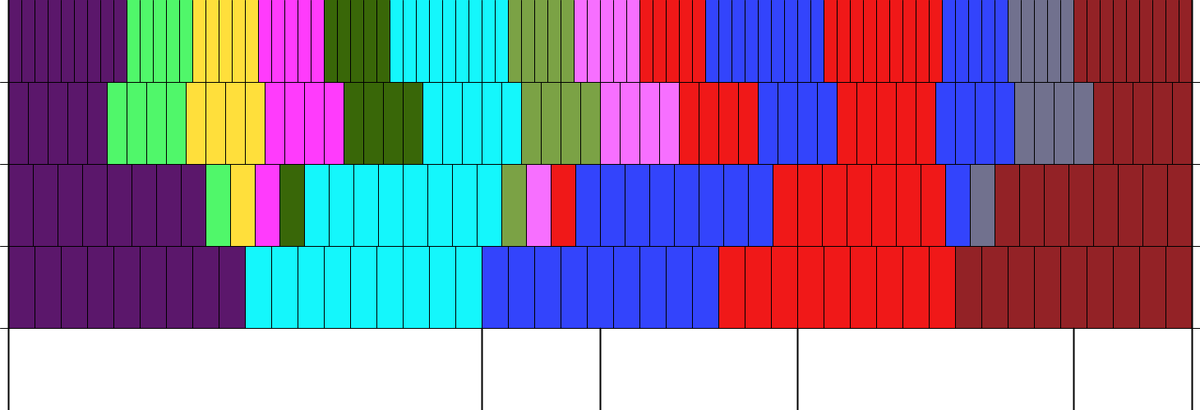
Frame 1 (no input)
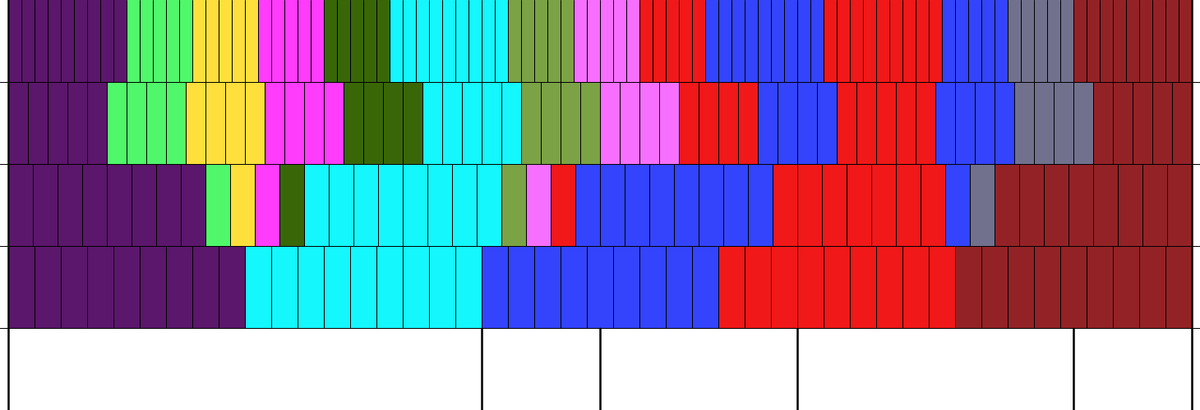
Frame 2 (the mouse pressed at the canvas centre, redrawn once)

The Processing sketch that drew these frames (run headless with seeded random() and noise(); the mouse was pressed at the canvas centre and the sketch redrawn once):

// Processing sketch: timing
// ── timing.pde
int zero = 10;
int duration = 1440;
int last = zero + duration;

color[] colors = {#932226,#71718E,#3344FC,#F01818,#F76FFF,#7BA245,#14F7FC,#396708,#FF3BFC,#FFDF3B,#50F76A,#5B176B};

void setup() {
  size(1460, 500);
  background(255);
}

int[] colorOrder = {11,10,9,8,7,6,5,4,3,2,3,2,1,0};
int[] voiceOne = {9,5,5,5,5,9,5,5,5,9,9,5,5,9};
int[] voiceTwo = {5,4,4,4,4,5,4,4,4,4,5,4,4,5};
int[] voiceThree = {8,1,1,1,1,8,1,1,1,8,7,1,1,8};
int[] voiceFour = {9,0,0,0,0,9,0,0,0,9,9,0,0,9};
void draw() {
  noLoop();

  strokeWeight(1);

  int start = zero;
  for (int i = 0; i < 14; i++) {
    fill(colors[colorOrder[i]]);
    noStroke();
    int w = voiceOne[i]*(duration/90);
    rect(start, 0, w, 100);
    start += w;  
  }
  start = zero;
  for (int i = 0; i < 14; i++) {
    fill(colors[colorOrder[i]]);
    noStroke();
    rect(start, 100, voiceTwo[i]*(duration/60), 100);
    start += voiceTwo[i]*(duration/60); 
  }
  start = zero;
  for (int i = 0; i < 14; i++) {
    fill(colors[colorOrder[i]]);
    noStroke();
    rect(start, 200, voiceThree[i]*(duration/48), 100);
    start += voiceThree[i]*(duration/48); 
  }
  start = zero;
  for (int i = 0; i < 14; i++) {
    fill(colors[colorOrder[i]]);
    noStroke();
    rect(start, 300, voiceFour[i]*(duration/45), 100);
    start += voiceFour[i]*(duration/45); 
  }
  
  stroke(0);
  strokeWeight(1);
  line(0, 100, width, 100);

  line(0, 200, width, 200);
  line(0, 300, width, 300);
  line(0, 400, width, 400);

  for(int i = zero; i < last; i += (duration/90)) {
    line(i, 0, i, 100);
  }

  for(int i = zero; i < last; i += (duration/60)) {
    line(i, 100, i, 200);
  }

  for(int i = zero; i < last; i += (duration/48)) {
    line(i, 200, i, 300);
  }

  for(int i = zero; i < last; i += (duration/45)) {
    line(i, 300, i, 400);
  }

  strokeWeight(2);
  line(zero, 0, zero, height);
  line(last, 0, last, height);

  line(zero + duration/2, 400, zero + duration/2, 500);
  line(zero + duration * 9/10, 400, zero + duration * 9/10, 500);
  line(zero + duration * 2/5, 400, zero + duration * 2/5, 500);
  line(zero + duration * 2/3, 400, zero + duration * 2/3, 500);

  save("divs.png");
}
